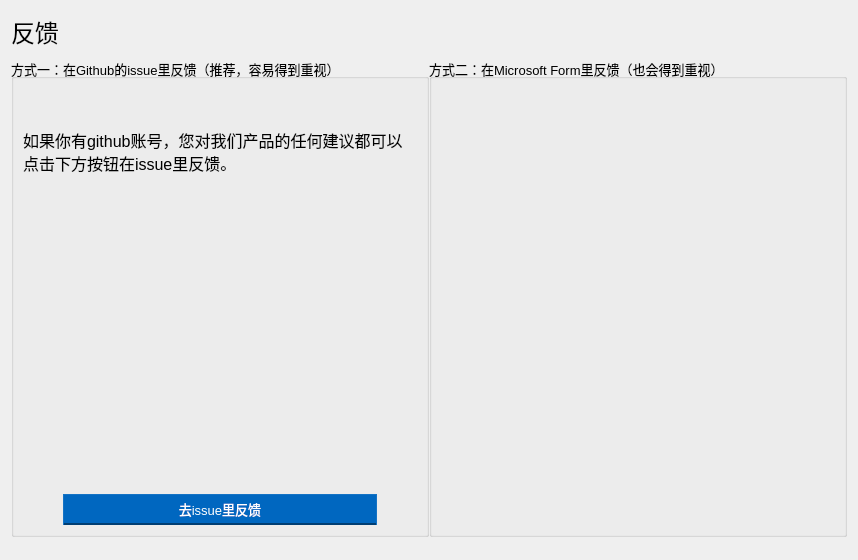
<?xml version="1.0" encoding="UTF-8"?>
<ui version="4.0">
 <class>frmFeedback</class>
 <widget class="QWidget" name="frmFeedback">
  <property name="geometry">
   <rect>
    <x>0</x>
    <y>0</y>
    <width>858</width>
    <height>560</height>
   </rect>
  </property>
  <property name="windowTitle">
   <string>Form</string>
  </property>
  <layout class="QVBoxLayout" name="verticalLayout_9">
   <item>
    <layout class="QVBoxLayout" name="verticalLayout_6">
     <property name="bottomMargin">
      <number>12</number>
     </property>
     <item>
      <widget class="QLabel" name="label_9">
       <property name="minimumSize">
        <size>
         <width>0</width>
         <height>41</height>
        </size>
       </property>
       <property name="maximumSize">
        <size>
         <width>16777215</width>
         <height>41</height>
        </size>
       </property>
       <property name="font">
        <font>
         <pointsize>18</pointsize>
        </font>
       </property>
       <property name="text">
        <string>反馈</string>
       </property>
      </widget>
     </item>
     <item>
      <layout class="QHBoxLayout" name="horizontalLayout_7">
       <property name="spacing">
        <number>0</number>
       </property>
       <item>
        <widget class="QGroupBox" name="groupBox_3">
         <property name="font">
          <font>
           <pointsize>10</pointsize>
          </font>
         </property>
         <property name="title">
          <string>方式一：在Github的issue里反馈（推荐，容易得到重视）</string>
         </property>
         <layout class="QVBoxLayout" name="verticalLayout_2">
          <item>
           <spacer name="verticalSpacer_3">
            <property name="orientation">
             <enum>Qt::Vertical</enum>
            </property>
            <property name="sizeType">
             <enum>QSizePolicy::Ignored</enum>
            </property>
            <property name="sizeHint" stdset="0">
             <size>
              <width>20</width>
              <height>40</height>
             </size>
            </property>
           </spacer>
          </item>
          <item>
           <layout class="QHBoxLayout" name="horizontalLayout_8">
            <property name="bottomMargin">
             <number>12</number>
            </property>
            <item>
             <widget class="QLabel" name="label_11">
              <property name="minimumSize">
               <size>
                <width>200</width>
                <height>0</height>
               </size>
              </property>
              <property name="maximumSize">
               <size>
                <width>400</width>
                <height>16777215</height>
               </size>
              </property>
              <property name="font">
               <font>
                <pointsize>12</pointsize>
               </font>
              </property>
              <property name="text">
               <string>如果你有github账号，您对我们产品的任何建议都可以点击下方按钮在issue里反馈。</string>
              </property>
              <property name="wordWrap">
               <bool>true</bool>
              </property>
             </widget>
            </item>
           </layout>
          </item>
          <item>
           <layout class="QHBoxLayout" name="horizontalLayout_9">
            <item>
             <widget class="QLabel" name="label_12">
              <property name="minimumSize">
               <size>
                <width>150</width>
                <height>150</height>
               </size>
              </property>
              <property name="maximumSize">
               <size>
                <width>200</width>
                <height>200</height>
               </size>
              </property>
              <property name="text">
               <string/>
              </property>
              <property name="pixmap">
               <pixmap resource="../../libDialog/res.qrc">:/pics/res/icon.png</pixmap>
              </property>
              <property name="scaledContents">
               <bool>true</bool>
              </property>
             </widget>
            </item>
           </layout>
          </item>
          <item>
           <spacer name="verticalSpacer_4">
            <property name="orientation">
             <enum>Qt::Vertical</enum>
            </property>
            <property name="sizeType">
             <enum>QSizePolicy::Expanding</enum>
            </property>
            <property name="sizeHint" stdset="0">
             <size>
              <width>20</width>
              <height>76</height>
             </size>
            </property>
           </spacer>
          </item>
          <item>
           <layout class="QHBoxLayout" name="horizontalLayout_10">
            <item>
             <spacer name="horizontalSpacer_15">
              <property name="orientation">
               <enum>Qt::Horizontal</enum>
              </property>
              <property name="sizeType">
               <enum>QSizePolicy::Preferred</enum>
              </property>
              <property name="sizeHint" stdset="0">
               <size>
                <width>40</width>
                <height>20</height>
               </size>
              </property>
             </spacer>
            </item>
            <item>
             <widget class="QPushButton" name="btnStar_2">
              <property name="minimumSize">
               <size>
                <width>201</width>
                <height>31</height>
               </size>
              </property>
              <property name="maximumSize">
               <size>
                <width>500</width>
                <height>31</height>
               </size>
              </property>
              <property name="styleSheet">
               <string notr="true">QPushButton{
	color: white;
	background-color: rgb(0,103,192);
	border:1px solid rgb(20,115,197);
	border-bottom: 2px solid rgb(0,62,115);
}
QPushButton:disabled{
	background-color: rgb(3, 41, 74);
}
QPushButton:hover{
	color: white;
	background-color: rgb(25,117,197);
	border:1px solid rgb(43,128,202);
	border-bottom: 2px solid rgb(15,70,118);
}
QPushButton:pressed{
	color: rgb(194,218,239);
	background-color: rgb(25,117,197);
	border: 0px ;
}</string>
              </property>
              <property name="text">
               <string>去issue里反馈</string>
              </property>
             </widget>
            </item>
            <item>
             <spacer name="horizontalSpacer_16">
              <property name="orientation">
               <enum>Qt::Horizontal</enum>
              </property>
              <property name="sizeType">
               <enum>QSizePolicy::Preferred</enum>
              </property>
              <property name="sizeHint" stdset="0">
               <size>
                <width>40</width>
                <height>20</height>
               </size>
              </property>
             </spacer>
            </item>
           </layout>
          </item>
         </layout>
        </widget>
       </item>
       <item>
        <widget class="QGroupBox" name="groupBox_4">
         <property name="font">
          <font>
           <pointsize>10</pointsize>
          </font>
         </property>
         <property name="title">
          <string>方式二：在Microsoft Form里反馈（也会得到重视）</string>
         </property>
         <layout class="QVBoxLayout" name="verticalLayout_7">
          <item>
           <widget class="QWidget" name="widget" native="true">
            <property name="minimumSize">
             <size>
              <width>0</width>
              <height>0</height>
             </size>
            </property>
           </widget>
          </item>
         </layout>
        </widget>
       </item>
      </layout>
     </item>
    </layout>
   </item>
  </layout>
 </widget>
 <resources>
  <include location="../../libDialog/res.qrc"/>
 </resources>
 <connections/>
</ui>
